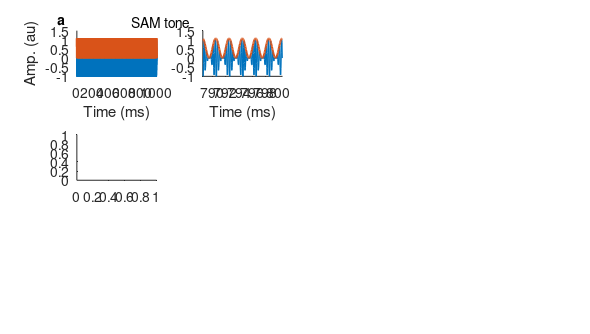

This chart was generated by the following MATLAB code: (Note: this script raises an error after producing the figure.)
clear;
clc;

do_save_fig= 0;

%% Common parameters 
fs= 20e3;
stimdur_s= 1;
stimlen= round(fs*stimdur_s);
fc_Hz= 3e3;
mod_depth= 1;
t_stim_ms= (1:stimlen)/stimlen*stimdur_s*1e3;

%% freq params 
fm_Hz= .5e3;
dam_f_start= 2^4;
dam_f_end= 2^10.25;
dam_traj_Hz= 2.^linspace(log2(dam_f_start), log2(dam_f_end), stimlen);

t_dam_x_am_ms= t_stim_ms(dsearchn(dam_traj_Hz(:), fm_Hz));
t_zoom_edge_ms= t_dam_x_am_ms + [-3 3]/fm_Hz*1e3;
t_zoom_inds= t_stim_ms>min(t_zoom_edge_ms) & t_stim_ms<max(t_zoom_edge_ms);

%% create SAM 
sam_stim= (1+mod_depth*sin(2*pi*fm_Hz*t_stim_ms/1e3)).*sin(2*pi*fc_Hz*t_stim_ms/1e3);
sam_stim= sam_stim/max(abs(sam_stim));
sam_stim_env= abs(hilbert(sam_stim));
%% create dAM 

phi_instantaneous= -cumtrapz(dam_traj_Hz)/fs; % Formula for phase in terms of frequency
dam_Mod= cos(2*pi*phi_instantaneous);
dam_Car= sin(2*pi*fc_Hz*t_stim_ms/1e3);
dam_stim= (1-mod_depth*dam_Mod(:))/2.*dam_Car(:);
dam_stim_env= abs(hilbert(dam_stim));

%% define axes 
nSProws= 3;
nSPcols= 4;
carrier_freq_ticks_kHz= 0:5;
mod_freq_tick_kHz= 0:0.5:2;


lw1= 1;
lw2= 1.5;

figSize_cm= [27 3 15 8.5];
figure_prop_name = {'PaperPositionMode','units','Position', 'Renderer'};
figure_prop_val =  { 'auto'            ,'centimeters', figSize_cm, 'painters'};  % [Xcorner Ycorner Xwidth Ywidth]
figure(1);
set(gcf,figure_prop_name,figure_prop_val);

clf;

sp_ax(1)= subplot(nSProws, nSPcols, 1);
hold on
plot(t_stim_ms, sam_stim, 'LineWidth', lw1);
plot(t_stim_ms, sam_stim_env, 'LineWidth', lw2);
xlabel('Time (ms)');
ylabel('Amp. (au)');
ttl_han(1)= text(1.05, 1.2, 'SAM tone', 'Units', 'normalized', 'HorizontalAlignment', 'center');
panel_han(1)= text(-0.24, 1.22, 'a', 'Units', 'normalized', 'HorizontalAlignment', 'left', 'FontWeight', 'bold');


sp_ax(2)= subplot(nSProws, nSPcols, 2);
hold on
plot(t_stim_ms(t_zoom_inds), sam_stim(t_zoom_inds), 'LineWidth', lw1);
plot(t_stim_ms(t_zoom_inds), sam_stim_env(t_zoom_inds), 'LineWidth', lw2);
xlim(t_zoom_edge_ms)
xlabel('Time (ms)');

sp_ax(5)= subplot(nSProws, nSPcols, 5);
helper.plot_dAM_spectrogram(sam_stim, fs);
set(gca, 'YTick', carrier_freq_ticks_kHz, 'XTickLabel', '')
xlabel('');
panel_han(2)= text(-0.24, 1.1, 'b', 'Units', 'normalized', 'HorizontalAlignment', 'left', 'FontWeight', 'bold');

sp_ax(6)= subplot(nSProws, nSPcols, 6);
hold on
[dft_sam_dB, Freq_sam_Hz]= helper.plot_dft(sam_stim, fs, 'plot', false);
plot(dft_sam_dB, Freq_sam_Hz/1e3);
xlim([-50 5]+max(dft_sam_dB));
set(gca, 'YTick', carrier_freq_ticks_kHz, 'XTickLabel', '')

sp_ax(9)= subplot(nSProws, nSPcols, 9);
helper.plot_dAM_spectrogram(sam_stim_env, fs);
set(gca, 'YTick', mod_freq_tick_kHz)
panel_han(3)= text(-0.24, 1.1, 'C', 'Units', 'normalized', 'HorizontalAlignment', 'left', 'FontWeight', 'bold');

sp_ax(10)= subplot(nSProws, nSPcols, 10);
[dft_sam_env_dB, Freq_sam_env_Hz]= helper.plot_dft(sam_stim_env, fs, 'plot', false);
plot(dft_sam_env_dB, Freq_sam_env_Hz/1e3);
xlim([-50 5]+max(dft_sam_env_dB));
set(gca, 'YTick', mod_freq_tick_kHz)
xlabel('DFT Amp (dB)');

%% 
sp_ax(3)= subplot(nSProws, nSPcols, 3);
hold on
plot(t_stim_ms, dam_stim, 'LineWidth', lw1);
plot(t_stim_ms, dam_stim_env, 'LineWidth', lw2);
xlabel('Time (ms)');
ylabel('Amp. (au)');
ttl_han(2)= text(1.05, 1.2, 'dAM tone', 'Units', 'normalized', 'HorizontalAlignment', 'center');
panel_han(4)= text(-0.24, 1.22, 'D', 'Units', 'normalized', 'HorizontalAlignment', 'left', 'FontWeight', 'bold');

sp_ax(4)= subplot(nSProws, nSPcols, 4);
hold on
plot(t_stim_ms(t_zoom_inds), dam_stim(t_zoom_inds), 'LineWidth', lw1);
plot(t_stim_ms(t_zoom_inds), dam_stim_env(t_zoom_inds), 'LineWidth', lw2);
xlim(t_zoom_edge_ms)
xlabel('Time (ms)');

sp_ax(7)= subplot(nSProws, nSPcols, 7);
helper.plot_dAM_spectrogram(dam_stim, fs);
set(gca, 'YTick', carrier_freq_ticks_kHz, 'XTickLabel', '')
xlabel('');
panel_han(5)= text(-0.24, 1.1, 'E', 'Units', 'normalized', 'HorizontalAlignment', 'left', 'FontWeight', 'bold');

sp_ax(8)= subplot(nSProws, nSPcols, 8);
hold on
[dft_dam_dB, Freq_dam_Hz]= helper.plot_dft(dam_stim, fs, 'plot', false);
plot(dft_dam_dB, Freq_dam_Hz/1e3);
xlim([-50 5]+max(dft_dam_dB));
set(gca, 'YTick', carrier_freq_ticks_kHz, 'XTickLabel', '')

sp_ax(11)= subplot(nSProws, nSPcols, 11);
helper.plot_dAM_spectrogram(dam_stim_env, fs);
set(gca, 'YTick', mod_freq_tick_kHz)
panel_han(6)= text(-0.24, 1.1, 'F', 'Units', 'normalized', 'HorizontalAlignment', 'left', 'FontWeight', 'bold');

sp_ax(12)= subplot(nSProws, nSPcols, 12);
[dft_dam_env_dB, Freq_dam_env_Hz]= helper.plot_dft(dam_stim_env, fs, 'plot', false);
plot(dft_dam_env_dB, Freq_dam_env_Hz/1e3);
xlim([-50 5]+max(dft_dam_env_dB));
set(gca, 'YTick', mod_freq_tick_kHz)
xlabel('DFT Amp (dB)');

%% link axis
linkaxes(sp_ax(1:2:11), 'x')
xlim(sp_ax(1), [0 stimdur_s*1e3])

linkaxes(sp_ax(1:4), 'y')
ylim(sp_ax(1), [-1.2 1.2]);

linkaxes(sp_ax(5:8), 'y')
ylim(sp_ax(5), [0 5])

linkaxes(sp_ax(9:12), 'y')
ylim(sp_ax(9), [0 2])

set(findall(gcf,'-property','FontSize'),'FontSize', 8);
set(findall(gcf,'-property','TickDir'),'TickDir', 'both');
set(findall(gcf,'-property','box'),'box', 'off');
set(ttl_han, 'FontSize', 11);
set(panel_han, 'FontSize', 11);
%% 
xc1= .057;
xs= .035;
xs2= .06;
xw= .201;
xc2= xc1+2*xw+xs+xs2;

yc= .11;
yw2= .25;
yw1= .15;
ys1= .05;
ys2= .14;

set(sp_ax(9), 'Units', 'normalized', 'Position', [xc1, yc, xw, yw2])
set(sp_ax(10), 'Units', 'normalized', 'Position', [xc1+xs+xw, yc, xw, yw2])
set(sp_ax(11), 'Units', 'normalized', 'Position', [xc2, yc, xw, yw2])
set(sp_ax(12), 'Units', 'normalized', 'Position', [xc2+xw+xs, yc, xw, yw2])

set(sp_ax(5), 'Units', 'normalized', 'Position', [xc1, yc+yw2+ys1, xw, yw2])
set(sp_ax(6), 'Units', 'normalized', 'Position', [xc1+xs+xw, yc+yw2+ys1, xw, yw2])
set(sp_ax(7), 'Units', 'normalized', 'Position', [xc2, yc+yw2+ys1, xw, yw2])
set(sp_ax(8), 'Units', 'normalized', 'Position', [xc2+xw+xs, yc+yw2+ys1, xw, yw2])

set(sp_ax(1), 'Units', 'normalized', 'Position', [xc1, yc+2*yw2+ys2+ys1, xw, yw1])
set(sp_ax(2), 'Units', 'normalized', 'Position', [xc1+xs+xw, yc+2*yw2+ys2+ys1, xw, yw1])
set(sp_ax(3), 'Units', 'normalized', 'Position', [xc2, yc+2*yw2+ys2+ys1, xw, yw1])
set(sp_ax(4), 'Units', 'normalized', 'Position', [xc2+xw+xs, yc+2*yw2+ys2+ys1, xw, yw1])

%% 
fig_dir= ['figures' filesep];
fig_name= [fig_dir 'Fig1_sam_vs_dam'];
if do_save_fig
    print(fig_name, '-dpng', '-r600')
end